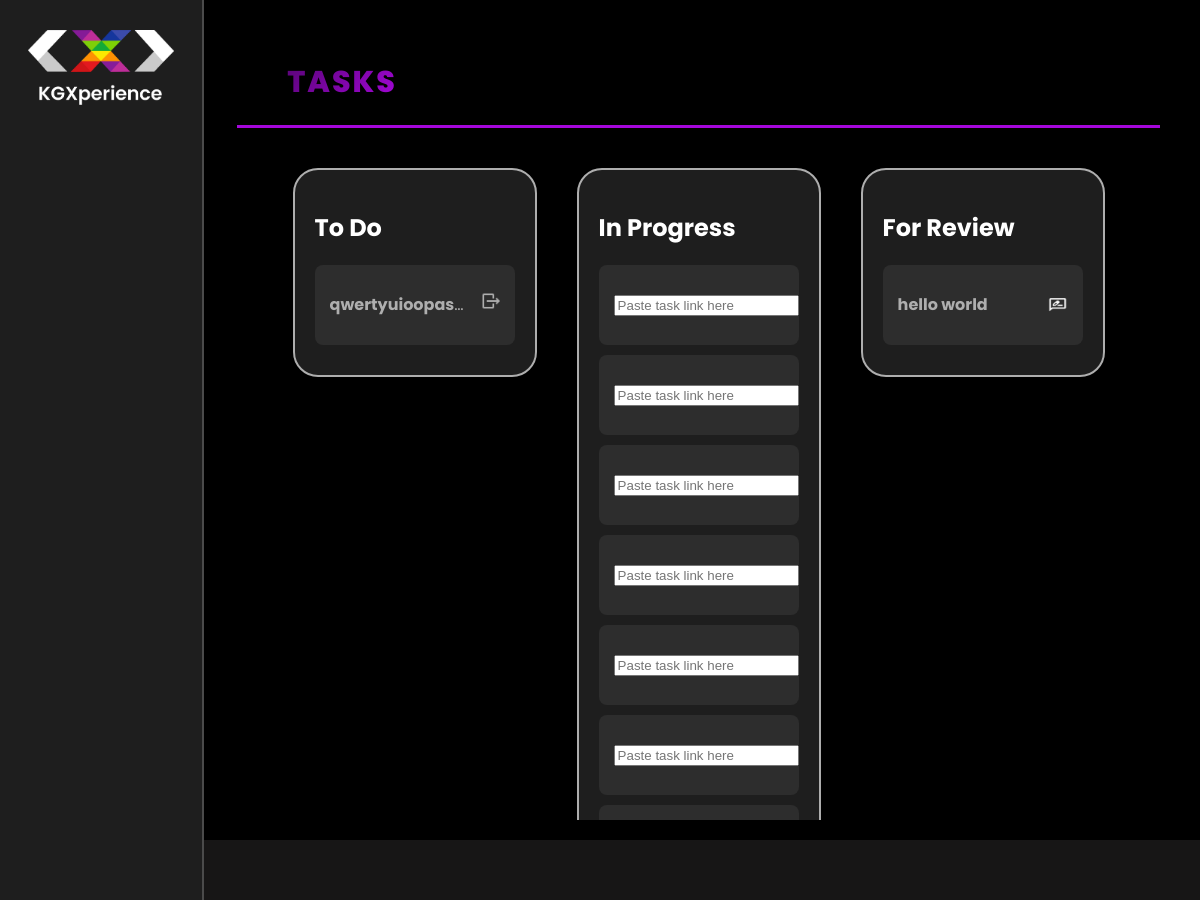
Before: /student/tasks/ (signed in, upper part) with the older database file.
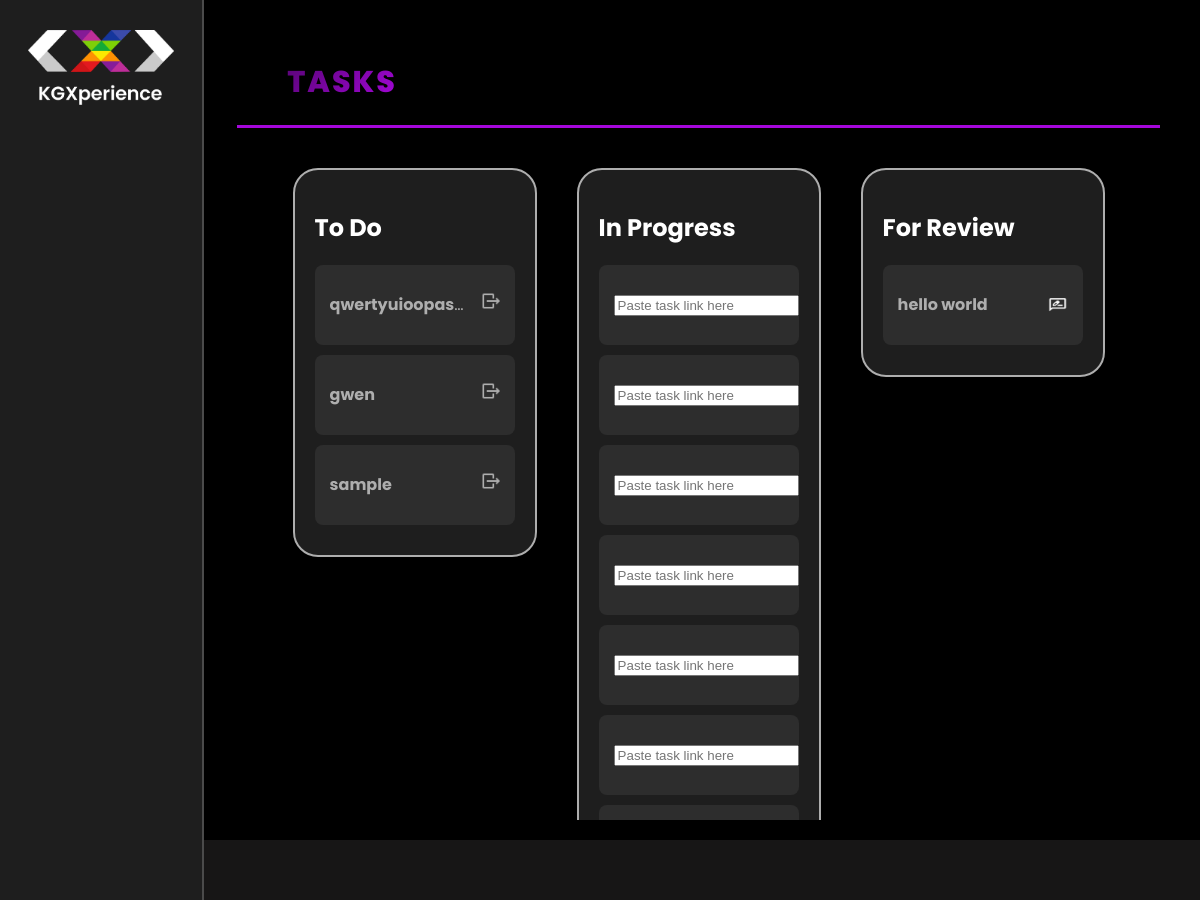
After: the same page with the newer database file.
### kgx_app/models.py (models this page shows, shortened)
class ToDo(models.Model):
    roll_no = models.CharField(max_length=50)
    name = models.CharField(max_length=100)
    task_title = models.CharField(max_length=200)
    task_description = models.TextField()
    reference_link = models.URLField(blank=True, null=True)
    due_date = models.DateField()

class InProgress(models.Model):
    roll_no = models.CharField(max_length=50)
    name = models.CharField(max_length=100)
    task_title = models.CharField(max_length=200)
    task_description = models.TextField()
    reference_link = models.URLField(blank=True, null=True)
    due_date = models.DateField()

class ForReview(models.Model):
    roll_no = models.CharField(max_length=50)
    name = models.CharField(max_length=100)
    task_title = models.CharField(max_length=200)
    task_description = models.TextField()
    reference_link = models.URLField(blank=True, null=True)
    task_link = models.URLField()  # New field for the submitted link
    due_date = models.DateField()

### kgx_app/decorators.py (the view)
        def _wrapped_view(request, *args, **kwargs):
            try:
                profile = Profile.objects.get(roll_no=request.user.username)
                if profile.role in allowed_roles:
                    return view_func(request, *args, **kwargs)
                raise PermissionDenied
            except Profile.DoesNotExist:
                raise PermissionDenied  # Handle the case where the profile does not exist

### kgx_app/views.py (called while the page is built)
@login_required
@role_required(allowed_roles=['student'])
def student_tasks(request):
    profile = get_object_or_404(Profile, roll_no=request.user.username)
    to_do_tasks = ToDo.objects.filter(roll_no=profile.roll_no)  # Use the roll number from the profile
    in_progress_tasks = InProgress.objects.filter(roll_no=profile.roll_no)
    for_review_tasks = ForReview.objects.filter(roll_no=profile.roll_no)
    done_tasks = Done.objects.filter(roll_no=profile.roll_no)
    return render(request, 'student_tasks.html', {
        'profile': profile,
        'to_do_tasks': to_do_tasks,
        'in_progress_tasks': in_progress_tasks,
        'for_review_tasks': for_review_tasks,
        'done_tasks': done_tasks,
    })

### kgx_app/templates/student_tasks.html (shortened to what this page needs)
{% extends 'base.html' %}
{% load static %}
{% block content %}
<head>
    <link href="https://cdnjs.cloudflare.com/ajax/libs/font-awesome/6.0.0-beta3/css/all.min.css" rel="stylesheet">
</head>
<div class="header">
    <div class="title">Tasks</div>
</div>
<div class="task-container" id="main-content">
    <div class="task-section">
        <h2>To Do</h2>
        <div>
            {% for task in to_do_tasks %}
            <div class="task-item" onclick="showTaskDetails('{{ task.id }}', '{{ task.task_title|escapejs }}', '{{ task.task_description|escapejs }}', '{{ task.reference_link|escapejs }}', '{{ task.due_date|escapejs }}')">
                <span><strong>{{ task.task_title }}</strong></span>
                <form action="{% url 'start_task' task.id %}" method="POST" style="display:inline;">
                    <button type="submit">
                        <img src="{% static 'kgx_app/start-button.png' %}" class="task-icon" data-task-id="{{ task.id }}" />
                    </button>
                </form>
            </div>
            {% empty %}
                <div class="task-item">No tasks assigned.</div>
            {% endfor %}
        </div>
    </div>
    <div class="task-section">
        <h2>In Progress</h2>
        <div>
            {% for in_progress_task in in_progress_tasks %}
                <div class="task-item" onclick="showInProgressDetails('{{ in_progress_task.id }}', '{{ in_progress_task.task_title|escapejs }}', '{{ in_progress_task.task_description|escapejs }}', '{{ in_progress_task.reference_link|escapejs }}', '{{ in_progress_task.due_date|escapejs }}')">
                    <form action="{% url 'submit_task_link' in_progress_task.id %}" method="POST" style="display:inline;">
                        <input type="url" name="task_link" placeholder="Paste task link here" required />
                    </form>
                </div>
            {% empty %}
                <div class="task-item">No tasks in progress.</div>
            {% endfor %}
        </div>
    </div>
    <div class="task-section">
        <h2>For Review</h2>
        <div>
            {% for review_task in for_review_tasks %}
                <div class="task-item">
                    <span><strong>{{ review_task.task_title }}</strong></span>
                    <img src="{% static 'kgx_app/for_review.png' %}" class="task-icon" />
                </div>
            {% empty %}
                <div class="task-item">No tasks for review.</div>
            {% endfor %}
        </div>
    </div>
</div>
    </div>
{% endblock %}

Changed rows visible on the page:
added ToDo: task_title "gwen"
added ToDo: task_title "sample"
